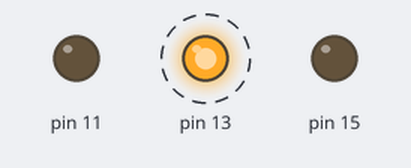
Simulated run of this program. Board: Raspberry Pi (header pin numbers). Shown: output pins drawn as LEDs (lit = HIGH). Dashed ring = blinking. Files the program writes start out absent.

Above: at 0.12 s.
Timing chart, 0 to 3.0 s (numbered marks = the images above):
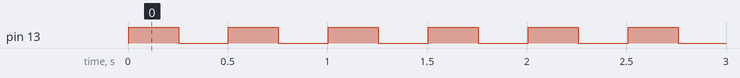

The program:

service_display.py
```python
#!/usr/bin/env python
'''
To launch on boot, add the follwoing to the /etc/rc.local
python /home/pi/StatusLED/display.py &
'''

from time import sleep

from mod_display import LedDisplay

def main(led_display_module=LedDisplay()):
    '''
    Set the inital state to Blinking Green
    '''
    while led_display_module.display():
        sleep(led_display_module.blink_delay)

main()
```

mod_display.py
```python
#!/usr/bin/env python
'''
To launch on boot, add the follwoing to the /etc/rc.local
python /home/pi/StatusLED/display.py &
'''

import os
import sys

from mod_state_file import StateFile

# pylint: disable=wrong-import-position
sys.path.append(os.path.join(os.path.dirname(os.path.dirname(os.path.dirname(__file__))), 'lib'))
from lib_common import isnumeric
# pylint: enable=wrong-import-position

#Get Configuration
try:
    #Test for custom config
    import config_status_led_custom as CONFIG
except ImportError:
    #If custom config fails load default
    import config_status_led_default as CONFIG

class LedDisplay():
    '''
    Methods to controll GPIO Led
    '''

    def __init__(self):
        self.red_idx = 0
        self.green_idx = 1
        self.blue_idx = 2
        self.pins = [CONFIG.RED_PIN, CONFIG.GREEN_PIN, CONFIG.BLUE_PIN] # Red, Green, Blue
        self.pinstates = [False, False, False]
        self.blink_delay = CONFIG.BLINK_DELAY
        StateFile().write(CONFIG.DEFAULT_DISPLAY_STATE)

    def _on(self, idx):
        import RPi.GPIO as GPIO # pylint: disable=import-error
        GPIO.setmode(GPIO.BOARD)
        GPIO.setwarnings(False)
        GPIO.setup(self.pins[idx], GPIO.OUT)
        GPIO.output(self.pins[idx], GPIO.HIGH)

        return GPIO.input(self.pins[idx]) == GPIO.HIGH

    def _off(self, idx):
        import RPi.GPIO as GPIO # pylint: disable=import-error
        GPIO.setmode(GPIO.BOARD)
        GPIO.setwarnings(False)
        GPIO.setup(self.pins[idx], GPIO.OUT)
        GPIO.output(self.pins[idx], GPIO.LOW)

        return GPIO.input(self.pins[idx]) == GPIO.LOW

    def on(self, idx):  # pylint: disable=invalid-name
        '''
        Turn on LED pin.
        '''
        if idx < 0:
            raise IndexError("Index needs to be positive.")

        self.pinstates[idx] = True

        return self._on(idx)

    def off(self, idx):
        '''
        Turn off LED pin.
        '''
        if idx < 0:
            raise IndexError("Index needs to be positive.")

        self.pinstates[idx] = False

        return self._off(idx)

    def toggle(self, idx):
        '''
        Toggle on LED pin.
        '''
        if self.pinstates[idx]:
            value = self.off(idx)
        else:
            value = self.on(idx)

        return value

    def set_blink_delay(self, delay):
        '''
        Set blink_delay
        '''
        if isnumeric(delay) and delay >= 0:
            self.blink_delay = delay
            return True
        else:
            raise TypeError("Blink delay must be positive number. (" + str(delay) + ")")

    def setpin(self, idx, state):
        '''
        Set pin based on state
        '''
        if idx < 0:
            raise IndexError("Index needs to be positive.")
        if isnumeric(state) and int(state) >= 0 and int(state) < 3:
            switcher = {
                0: self.off,
                1: self.on,
                2: self.toggle,
            }
            # Get the function from switcher dictionary
            func = switcher.get(int(state), lambda: "Invalid line number")
            # Execute the function
            return func(idx)
        else:
            #print(state)
            #print(int(state) >= 0)
            #print(int(state) < 3)
            #print(int(state) == state)
            error_msg = "Invalid Value: \"" + str(state) + "\" state must be between 0 and 2."
            raise ValueError(error_msg)


    def setpins(self, states):
        '''
        Set all pins acording to state
        '''
        if StateFile().valid_state(states):
            red = self.setpin(self.red_idx, states[self.red_idx])
            green = self.setpin(self.green_idx, states[self.green_idx])
            blue = self.setpin(self.blue_idx, states[self.blue_idx])
            return red and green and blue
        else:
            error_msg = "Invalid Value: \"" + str(states) + "\" state must be 3 digits in length."
            raise ValueError(error_msg)

    @classmethod
    def set_exit(cls):
        '''
        Set state value to indicate exit
        '''
        return StateFile().write('exi')

    def display(self):
        '''
        Read state and set pins if not ready to exit
        '''
        states = StateFile().read()
        if states == "exi":
            return_value = False
        else:
            return_value = self.setpins(states)
        return return_value
```

mod_state_file.py
```python
#!/usr/bin/env python
'''
Class Method for handling the State File.
'''

import os
import re

class StateFile():
    '''
    Methods for manipulating State File.
    '''
    def __init__(self):
        # Get the path to the state file.
        # not sure if their is a better way but this works
        self.state_file_path = os.path.dirname(os.path.realpath(__file__))
        self.state_file_path += "/.state"

    @classmethod
    def valid_state(cls, states):
        '''
        Check if state is valid
        '''
        return re.match(re.compile("^[0-2][0-2][0-2]$"), str(states)) or states == 'exi'

    def state_file(self):
        '''
        Return State File Path
        '''
        return self.state_file_path

    def init(self, states="000"):
        '''
        Initialize State File
        '''
        self.write(states)
        return states

    def read(self):
        '''
        Read State from File
        '''
        try:
            file = open(self.state_file_path, "r")
            states = file.read(3)
            file.close()
        except:
            raise IOError("Error reading state file: " + self.state_file_path)

        return states

    def write(self, states):
        '''
        Write State to State File
        '''
        if not self.valid_state(states):
            raise ValueError("Invalid Value: \"" + states + "\" State must be 3 digits.")

        try:
            file = open(self.state_file_path, "w")
            file.write(states)
            file.close()
        except:
            raise IOError("Error writing state file: " + self.state_file_path)

        return states
```

lib_common.py
```python
#!/usr/bin/env python
""" Module of common functions used across several other modules and services. """

def str_join(*args):
    """ Join strings together. Returns a string """
    return ''.join(map(str, args))

def isnumeric(test):
    """ Sets is string is numeric. Returns a boolean """
    import re
    return re.match(
        re.compile(r"^[\-]?(([1-9][0-9]*)|[0-9]|[0-9]\.([0-9]+)|(([1-9]?[0-9]*)\.([0-9]+)))$"),
        str(test)
    )
```

config_status_led_default.py
```python
#!/usr/bin/env python
"""
Default Config File for Stae API and LED Display Service
"""

PORT = 5003

APP_DEBUG = True

RED_PIN = 11
GREEN_PIN = 13
BLUE_PIN = 15

BLINK_DELAY = 0.25

DEFAULT_DISPLAY_STATE = '020'
```

Measured:
- by itself, pin 13: alternates HIGH for 0.25 s and LOW for 0.25 s
